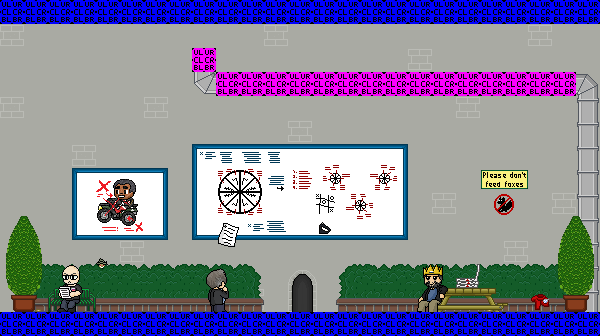

This is a level from a 2D game, rendered from its Tiled map with the project's own tilesets. A one-line summary and the map file follow, with tile-layer data summarised:
An orthogonal 25x14 tile map with 24x24 px tiles, 12 tile layers (bg, pipe, ground, hedge, ...), 2 tilesets and 7 objects (4x info, 2x door, h_sprite).

<map version="1.0" orientation="orthogonal" width="25" height="14" tilewidth="24" tileheight="24">
 <properties>
  <property name="autosave" value="false" />
  <property name="soundtrack" value="lovesoalike" />
 </properties>
 <tileset firstgid="1" name="secretgarden" tilewidth="24" tileheight="24">
  <image source="../images/tilesets/secretgarden.png" width="288" height="216" />
 </tileset>
 <tileset firstgid="109" name="collisions" tilewidth="24" tileheight="24">
  <image source="../images/tilesets/collisions.png" width="512" height="512" />
 </tileset>
 <layer name="bg" width="25" height="14">
  <data>[350 cells, 342 non-empty, 2 distinct tile ids]</data>
 </layer>
 <layer name="pipe" width="25" height="14">
  <data>[350 cells, 27 non-empty, 4 distinct tile ids]</data>
 </layer>
 <layer name="ground" width="25" height="14">
  <data>[350 cells, 27 non-empty, 3 distinct tile ids]</data>
 </layer>
 <layer name="hedge" width="25" height="14">
  <data>[350 cells, 40 non-empty, 3 distinct tile ids]</data>
 </layer>
 <layer name="ledges" width="25" height="14">
  <data>[350 cells, 20 non-empty, 2 distinct tile ids]</data>
 </layer>
 <layer name="board" width="25" height="14">
  <data>[350 cells, 48 non-empty, 4 distinct tile ids]</data>
 </layer>
 <layer name="trees" width="25" height="14">
  <data>[350 cells, 16 non-empty, 8 distinct tile ids]</data>
 </layer>
 <layer name="writing" width="25" height="14">
  <data>[350 cells, 51 non-empty, 31 distinct tile ids]</data>
 </layer>
 <layer name="tables" width="25" height="14">
  <properties>
   <property name="foreground" value="true" />
  </properties>
  <data>[350 cells, 10 non-empty, 6 distinct tile ids]</data>
 </layer>
 <layer name="writers" width="25" height="14">
  <data>[350 cells, 7 non-empty, 7 distinct tile ids]</data>
 </layer>
 <layer name="writers2" width="25" height="14">
  <properties>
   <property name="foreground" value="true" />
  </properties>
  <data>[350 cells, 12 non-empty, 12 distinct tile ids]</data>
 </layer>
 <layer name="collision" width="25" height="14">
  <data>[350 cells, 66 non-empty, 2 distinct tile ids]</data>
 </layer>
 <objectgroup name="nodes" width="25" height="14">
  <object type="h_sprite" x="192" y="0" width="24" height="48">
   <properties>
    <property name="animation" value="1-4,1" />
    <property name="height" value="48" />
    <property name="sheet" value="images/liquid/fountaindrain.png" />
    <property name="width" value="24" />
   </properties>
  </object>
  <object name="pipe" type="door" x="262" y="-24" width="24" height="25" />
  <object name="main" type="door" x="287" y="269" width="29" height="46">
   <properties>
    <property name="level" value="greendale-exterior" />
    <property name="to" value="writersexit" />
   </properties>
  </object>
  <object type="info" x="55" y="261" width="29" height="55">
   <properties>
    <property name="info" value="I'm telling you the same thing I told that pathological red fox:|You can't rub my head for good luck." />
   </properties>
  </object>
  <object type="info" x="203" y="265" width="26" height="52">
   <properties>
    <property name="info" value="Let's see, we'll do this, and then this and that...|Oooh, that'll be a good twist...|(It appears he's paying more attention to the board than to you)" />
   </properties>
  </object>
  <object type="info" x="527" y="271" width="26" height="43">
   <properties>
    <property name="info" value="Somebody left their hoodie here.|Huh? There's a note in the pocket...|It reads 'Gone to visit the Family...'" />
   </properties>
  </object>
  <object type="info" x="416" y="264" width="29" height="54">
   <properties>
    <property name="info" value="It's good to be home." />
   </properties>
  </object>
 </objectgroup>
</map>
